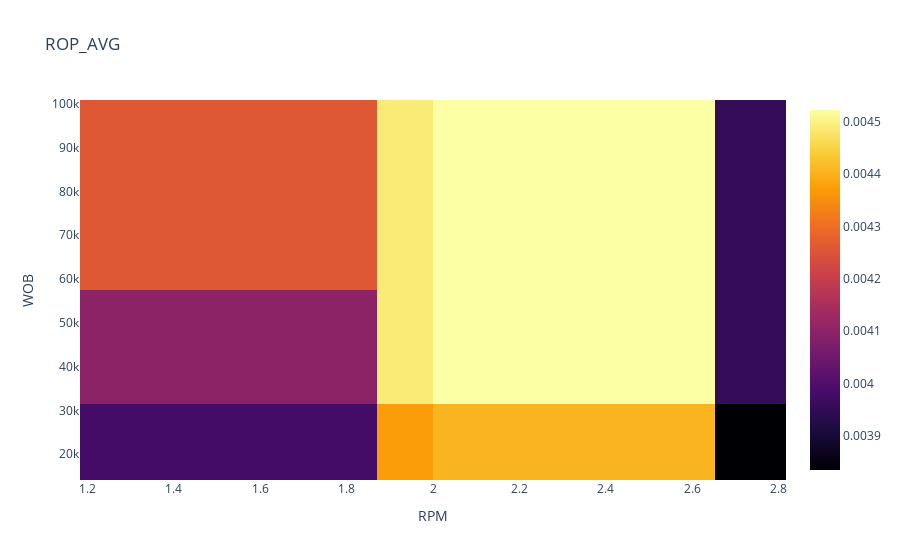

Notebook code for this chart:
### Code cell
space(grid, WOB, RPM, constants)
